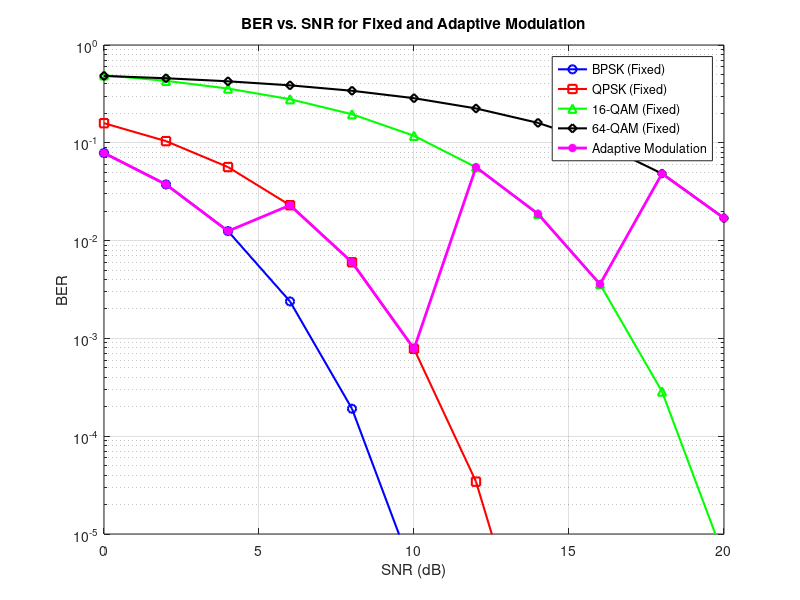
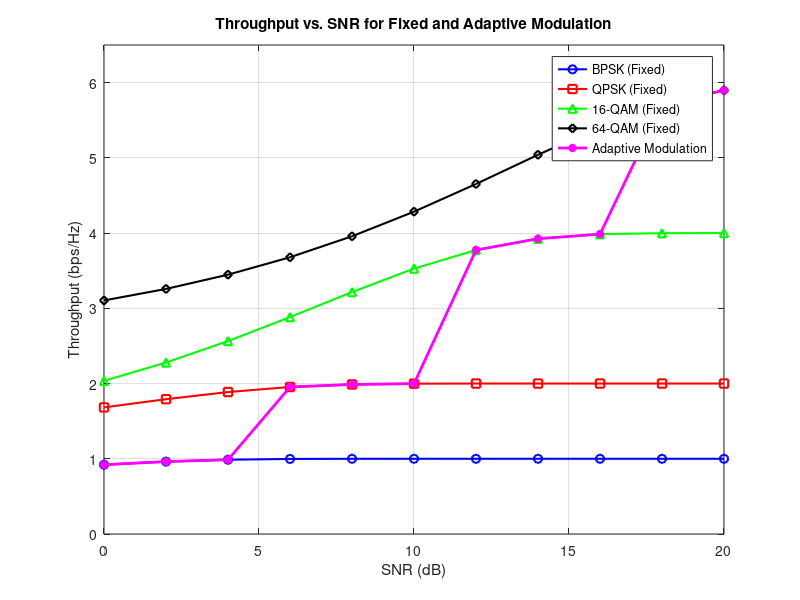
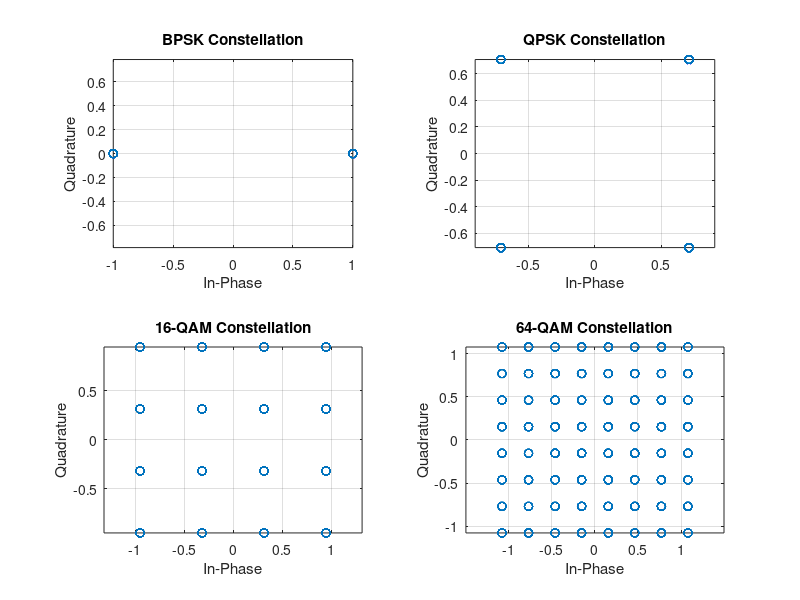

Write the MATLAB code that produced these figures, in order.
% Clear environment
clc; clear; close all;

% Parameters
SNR_dB = 0:2:20; % Signal-to-Noise Ratio (in dB)
SNR = 10.^(SNR_dB/10); % Convert SNR from dB to linear scale

% Modulation schemes: BPSK, QPSK, 16-QAM, 64-QAM
modulations = {'BPSK', 'QPSK', '16-QAM', '64-QAM'};
ber_fixed = zeros(length(modulations), length(SNR_dB)); % BER for fixed modulations
ber_adaptive = zeros(1, length(SNR_dB)); % BER for adaptive modulation
throughput_fixed = zeros(length(modulations), length(SNR_dB)); % Throughput for fixed modulations
throughput_adaptive = zeros(1, length(SNR_dB)); % Throughput for adaptive modulation

% Theoretical BER for different modulation schemes (AWGN channel)
for i = 1:length(modulations)
    switch modulations{i}
        case 'BPSK'
            ber_fixed(i, :) = 0.5 * erfc(sqrt(SNR)); % BPSK BER
            throughput_fixed(i, :) = 1 * (1 - ber_fixed(i, :)); % Throughput: 1 bps/Hz
        case 'QPSK'
            ber_fixed(i, :) = 0.5 * erfc(sqrt(SNR/2)); % QPSK BER
            throughput_fixed(i, :) = 2 * (1 - ber_fixed(i, :)); % Throughput: 2 bps/Hz
        case '16-QAM'
            ber_fixed(i, :) = 3/4 * erfc(sqrt(SNR/10)); % 16-QAM BER approximation
            throughput_fixed(i, :) = 4 * (1 - ber_fixed(i, :)); % Throughput: 4 bps/Hz
        case '64-QAM'
            ber_fixed(i, :) = 7/12 * erfc(sqrt(SNR/42)); % 64-QAM BER approximation
            throughput_fixed(i, :) = 6 * (1 - ber_fixed(i, :)); % Throughput: 6 bps/Hz
    end
end

% Adaptive modulation logic
for j = 1:length(SNR_dB)
    if SNR_dB(j) < 6
        % BPSK
        ber_adaptive(j) = 0.5 * erfc(sqrt(SNR(j)));
        throughput_adaptive(j) = 1 * (1 - ber_adaptive(j));
    elseif SNR_dB(j) < 12
        % QPSK
        ber_adaptive(j) = 0.5 * erfc(sqrt(SNR(j)/2));
        throughput_adaptive(j) = 2 * (1 - ber_adaptive(j));
    elseif SNR_dB(j) < 18
        % 16-QAM
        ber_adaptive(j) = 3/4 * erfc(sqrt(SNR(j)/10));
        throughput_adaptive(j) = 4 * (1 - ber_adaptive(j));
    else
        % 64-QAM
        ber_adaptive(j) = 7/12 * erfc(sqrt(SNR(j)/42));
        throughput_adaptive(j) = 6 * (1 - ber_adaptive(j));
    end
end

% Plot BER vs. SNR
figure;
semilogy(SNR_dB, ber_fixed(1, :), 'b-o', 'LineWidth', 1.5); hold on;
semilogy(SNR_dB, ber_fixed(2, :), 'r-s', 'LineWidth', 1.5);
semilogy(SNR_dB, ber_fixed(3, :), 'g-^', 'LineWidth', 1.5);
semilogy(SNR_dB, ber_fixed(4, :), 'k-d', 'LineWidth', 1.5);
semilogy(SNR_dB, ber_adaptive, 'm-*', 'LineWidth', 2);
grid on; xlabel('SNR (dB)'); ylabel('BER');
title('BER vs. SNR for Fixed and Adaptive Modulation');
legend('BPSK (Fixed)', 'QPSK (Fixed)', '16-QAM (Fixed)', '64-QAM (Fixed)', 'Adaptive Modulation');
ylim([1e-5 1]);

% Plot Throughput vs. SNR
figure;
plot(SNR_dB, throughput_fixed(1, :), 'b-o', 'LineWidth', 1.5); hold on;
plot(SNR_dB, throughput_fixed(2, :), 'r-s', 'LineWidth', 1.5);
plot(SNR_dB, throughput_fixed(3, :), 'g-^', 'LineWidth', 1.5);
plot(SNR_dB, throughput_fixed(4, :), 'k-d', 'LineWidth', 1.5);
plot(SNR_dB, throughput_adaptive, 'm-*', 'LineWidth', 2);
grid on; xlabel('SNR (dB)'); ylabel('Throughput (bps/Hz)');
title('Throughput vs. SNR for Fixed and Adaptive Modulation');
legend('BPSK (Fixed)', 'QPSK (Fixed)', '16-QAM (Fixed)', '64-QAM (Fixed)', 'Adaptive Modulation');
ylim([0 6.5]);
%% Constellation Diagrams for Octave

% Number of points to plot
N = 1000;

figure;

% ---- BPSK ----
data = randi([0 1], N, 1);
bpsk = 2*data - 1; % Map 0->-1, 1->+1
subplot(2,2,1);
plot(real(bpsk), zeros(size(bpsk)), 'o');
title('BPSK Constellation');
xlabel('In-Phase'); ylabel('Quadrature'); grid on; axis equal;

% ---- QPSK ----
data = randi([0 3], N, 1);
qpsk = (1/sqrt(2)) * ((mod(data,2)*2-1) + 1j*(floor(data/2)*2-1));
subplot(2,2,2);
plot(real(qpsk), imag(qpsk), 'o');
title('QPSK Constellation');
xlabel('In-Phase'); ylabel('Quadrature'); grid on; axis equal;

% ---- 16-QAM ----
data = randi([0 15], N, 1);
I = 2*(mod(data,4)-1.5);
Q = 2*(floor(data/4)-1.5);
qam16 = (I + 1j*Q)/sqrt(10);
subplot(2,2,3);
plot(real(qam16), imag(qam16), 'o');
title('16-QAM Constellation');
xlabel('In-Phase'); ylabel('Quadrature'); grid on; axis equal;

% ---- 64-QAM ----
data = randi([0 63], N, 1);
I = 2*(mod(data,8)-3.5);
Q = 2*(floor(data/8)-3.5);
qam64 = (I + 1j*Q)/sqrt(42);
subplot(2,2,4);
plot(real(qam64), imag(qam64), 'o');
title('64-QAM Constellation');
xlabel('In-Phase'); ylabel('Quadrature'); grid on; axis equal;
